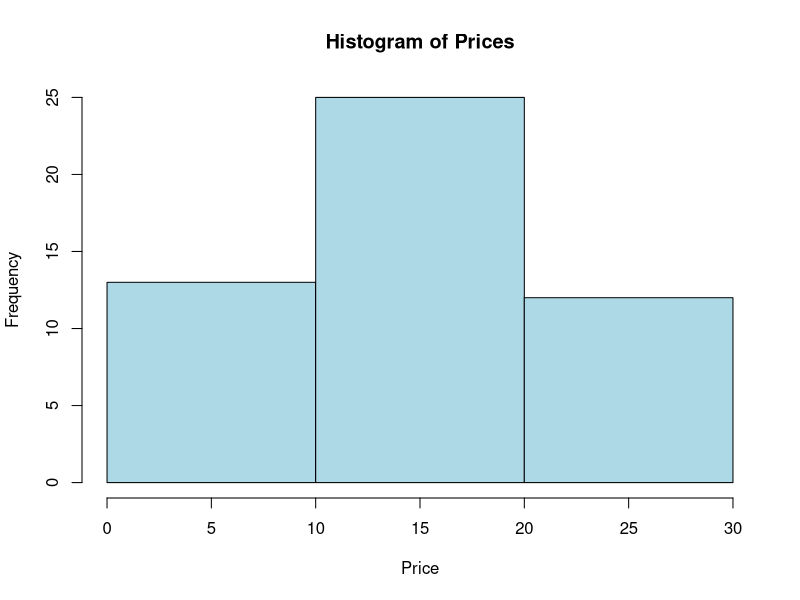

This chart was generated by the following R code:
print(192125105)
print("D.Narendra")
prices <- c(1, 1, 5, 5, 5, 5, 5, 8, 8, 10, 10, 10, 10, 12, 14, 14, 14, 15, 15, 15, 15, 15, 
            15, 18, 18, 18, 18, 18, 18, 18, 18, 20, 20, 20, 20, 20, 20, 20, 21, 21, 21, 21, 25, 25, 
            25, 25, 25, 28, 28, 30)
num_bins <- 3 
bin_labels <- cut(prices, breaks = num_bins, labels = FALSE) 
bin_boundaries <- cut(prices, breaks = num_bins)
bin_boundaries_clean <- as.numeric(as.character(bin_boundaries)) 
hist(prices, breaks = num_bins, main = "Histogram of Prices", xlab = "Price", col 
     = "lightblue")

